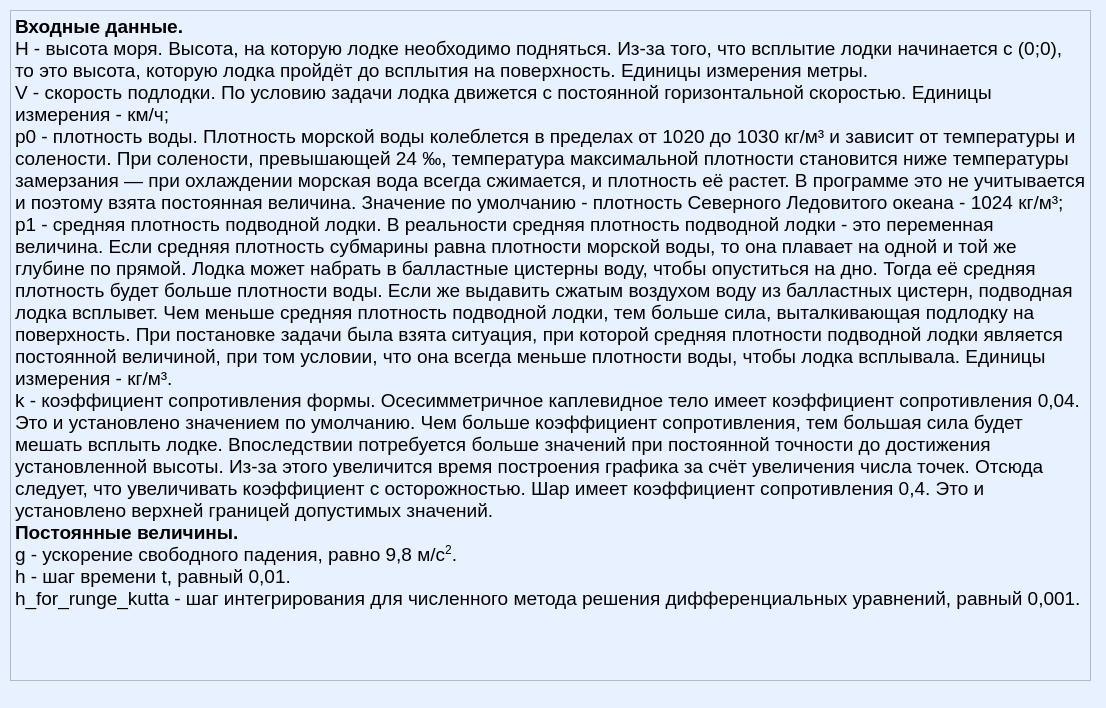
<?xml version="1.0" encoding="UTF-8"?>
<ui version="4.0">
 <class>input_data</class>
 <widget class="QDialog" name="input_data">
  <property name="geometry">
   <rect>
    <x>0</x>
    <y>0</y>
    <width>1106</width>
    <height>708</height>
   </rect>
  </property>
  <property name="windowTitle">
   <string>Dialog</string>
  </property>
  <property name="styleSheet">
   <string notr="true">background: rgb(232, 241, 255);
</string>
  </property>
  <widget class="QTextBrowser" name="textBrowser">
   <property name="geometry">
    <rect>
     <x>10</x>
     <y>10</y>
     <width>1081</width>
     <height>671</height>
    </rect>
   </property>
   <property name="html">
    <string>&lt;!DOCTYPE HTML PUBLIC &quot;-//W3C//DTD HTML 4.0//EN&quot; &quot;http://www.w3.org/TR/REC-html40/strict.dtd&quot;&gt;
&lt;html&gt;&lt;head&gt;&lt;meta name=&quot;qrichtext&quot; content=&quot;1&quot; /&gt;&lt;style type=&quot;text/css&quot;&gt;
p, li { white-space: pre-wrap; }
&lt;/style&gt;&lt;/head&gt;&lt;body style=&quot; font-family:'MS Shell Dlg 2'; font-size:8.25pt; font-weight:400; font-style:normal;&quot;&gt;
&lt;p style=&quot; margin-top:0px; margin-bottom:0px; margin-left:0px; margin-right:0px; -qt-block-indent:0; text-indent:0px;&quot;&gt;&lt;span style=&quot; font-size:14pt; font-weight:600;&quot;&gt;Входные данные.&lt;/span&gt;&lt;span style=&quot; font-size:14pt;&quot;&gt;&lt;br /&gt;H - высота моря. Высота, на которую лодке необходимо подняться. Из-за того, что всплытие лодки начинается с (0;0), то это высота, которую лодка пройдёт до всплытия на поверхность. Единицы измерения метры.&lt;br /&gt;V - скорость подлодки. По условию задачи лодка движется с постоянной горизонтальной скоростью. Единицы измерения - км/ч;&lt;br /&gt;p0 - плотность воды. Плотность морской воды колеблется в пределах от 1020 до 1030 кг/м³ и зависит от температуры и солености. При солености, превышающей 24 ‰, температура максимальной плотности становится ниже температуры замерзания — при охлаждении морская вода всегда сжимается, и плотность её растет. В программе это не учитывается и поэтому взята постоянная величина. Значение по умолчанию - плотность Северного Ледовитого океана - 1024 кг/м³;&lt;br /&gt;p1 - средняя плотность подводной лодки. В реальности средняя плотность подводной лодки - это переменная величина. Если средняя плотность субмарины равна плотности морской воды, то она плавает на одной и той же глубине по прямой. Лодка может набрать в балластные цистерны воду, чтобы опуститься на дно. Тогда её средняя плотность будет больше плотности воды. Если же выдавить сжатым воздухом воду из балластных цистерн, подводная лодка всплывет. Чем меньше средняя плотность подводной лодки, тем больше сила, выталкивающая подлодку на поверхность. При постановке задачи была взята ситуация, при которой средняя плотности подводной лодки является постоянной величиной, при том условии, что она всегда меньше плотности воды, чтобы лодка всплывала. Единицы измерения - кг/м³.&lt;br /&gt;k - коэффициент сопротивления формы. Осесимметричное каплевидное тело имеет коэффициент сопротивления 0,04. Это и установлено значением по умолчанию. Чем больше коэффициент сопротивления, тем большая сила будет мешать всплыть лодке. Впоследствии потребуется больше значений при постоянной точности до достижения установленной высоты. Из-за этого увеличится время построения графика за счёт увеличения числа точек. Отсюда следует, что увеличивать коэффициент с осторожностью. Шар имеет коэффициент сопротивления 0,4. Это и установлено верхней границей допустимых значений.&lt;br /&gt;&lt;/span&gt;&lt;span style=&quot; font-size:14pt; font-weight:600;&quot;&gt;Постоянные величины.&lt;/span&gt;&lt;span style=&quot; font-size:14pt;&quot;&gt;&lt;br /&gt;g - ускорение свободного падения, равно 9,8 м/c&lt;/span&gt;&lt;span style=&quot; font-size:14pt; vertical-align:super;&quot;&gt;2&lt;/span&gt;&lt;span style=&quot; font-size:14pt;&quot;&gt;.&lt;br /&gt;h - шаг времени t, равный 0,01. &lt;br /&gt;h_for_runge_kutta - шаг интегрирования для численного метода решения дифференциальных уравнений, равный 0,001. &lt;/span&gt;&lt;/p&gt;&lt;/body&gt;&lt;/html&gt;</string>
   </property>
  </widget>
 </widget>
 <resources/>
 <connections/>
</ui>
